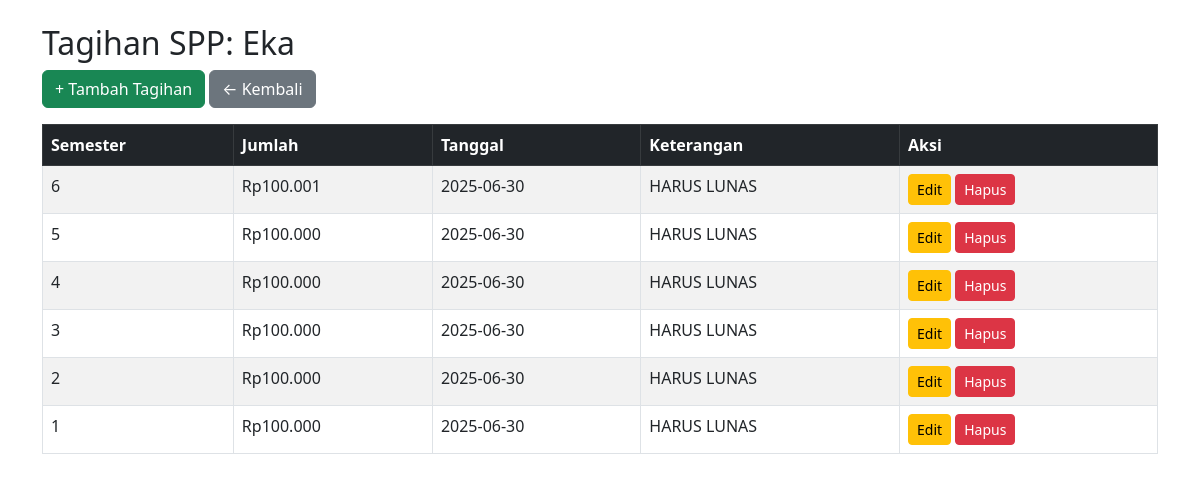
/admin/kelola_tagihan.php?siswa_id=6 (signed in), run on the app's committed database.
### tables this page shows
CREATE TABLE `siswa` (
  `id` int(11) NOT NULL,
  `user_id` int(11) NOT NULL,
  `nis` varchar(20) NOT NULL,
  `nama` varchar(100) NOT NULL,
  `kelas` varchar(50) NOT NULL,
  `alamat` text DEFAULT NULL
);

CREATE TABLE `tagihan` (
  `id` int(11) NOT NULL,
  `siswa_id` int(11) DEFAULT NULL,
  `semester` varchar(50) DEFAULT NULL,
  `jumlah` int(11) DEFAULT NULL,
  `tanggal` date DEFAULT NULL,
  `keterangan` text DEFAULT NULL
);

### admin/kelola_tagihan.php (the view, shortened to what this page needs)
<?php
require_once '../db.php';
$siswa_id = (int) $_GET['siswa_id'];
$stmt = $conn->prepare("SELECT nama FROM siswa WHERE id = ?");
$stmt->bind_param("i", $siswa_id);
$stmt->execute();
$siswa = $stmt->get_result()->fetch_assoc();
$query = $conn->prepare("SELECT * FROM tagihan WHERE siswa_id = ? ORDER BY semester DESC");
$query->bind_param("i", $siswa_id);
$query->execute();
$tagihan = $query->get_result();
?>
<!DOCTYPE html>
<html lang="id">
<head>
  <link href="https://cdn.jsdelivr.net/npm/bootstrap@5.3.0/dist/css/bootstrap.min.css" rel="stylesheet" />
</head>
<body>
<div class="container mt-4">
  <h2>Tagihan SPP: <?= htmlspecialchars($siswa['nama']) ?></h2>
  <a href="tambah_tagihan.php?siswa_id=<?= $siswa_id ?>" class="btn btn-success mb-3">+ Tambah Tagihan</a>
  <a href="kelola_siswa.php" class="btn btn-secondary mb-3">← Kembali</a>
  <?php if ($tagihan->num_rows > 0): ?>
    <table class="table table-bordered table-striped">
      <thead class="table-dark">
        <tr>
          <th>Semester</th>
          <th>Jumlah</th>
          <th>Tanggal</th>
          <th>Keterangan</th>
          <th>Aksi</th>
        </tr>
      </thead>
      <tbody>
        <?php while ($row = $tagihan->fetch_assoc()): ?>
          <tr>
            <td><?= htmlspecialchars($row['semester']) ?></td>
            <td>Rp<?= number_format($row['jumlah'], 0, ',', '.') ?></td>
            <td><?= htmlspecialchars($row['tanggal']) ?></td>
            <td><?= htmlspecialchars($row['keterangan']) ?></td>
            <td>
              <a href="edit_tagihan.php?id=<?= $row['id'] ?>&siswa_id=<?= $siswa_id ?>" class="btn btn-warning btn-sm">Edit</a>
              <a href="hapus_tagihan.php?id=<?= $row['id'] ?>&siswa_id=<?= $siswa_id ?>" class="btn btn-danger btn-sm" onclick="return confirm('Yakin ingin menghapus tagihan ini?')">Hapus</a>
            </td>
          </tr>
        <?php endwhile; ?>
      </tbody>
    </table>
  <?php else: ?>
    <p class="text-muted">Belum ada tagihan untuk siswa ini.</p>
  <?php endif; ?>
</div>
</body>
</html>

### data on the page
siswa: nama "Eka"
tagihan: semester "6", jumlah "100.001", tanggal "2025-06-30", keterangan "HARUS LUNAS"
tagihan: semester "5", jumlah "100.000", tanggal "2025-06-30", keterangan "HARUS LUNAS"
tagihan: semester "4", jumlah "100.000", tanggal "2025-06-30", keterangan "HARUS LUNAS"
tagihan: semester "3", jumlah "100.000", tanggal "2025-06-30", keterangan "HARUS LUNAS"
tagihan: semester "2", jumlah "100.000", tanggal "2025-06-30", keterangan "HARUS LUNAS"
tagihan: semester "1", jumlah "100.000", tanggal "2025-06-30", keterangan "HARUS LUNAS"
